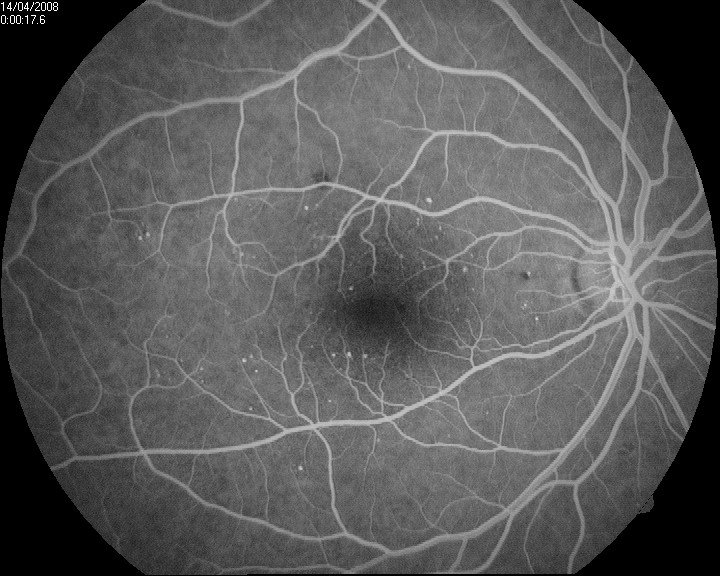
#> input picture case_raw/1.jpg, 720 x 576 px
$ python fractal-dimension.py ../case_raw/1.jpg   (older library calls are emulated)
#> lines starting #> are read from the running program, lines starting #| are printed output that depends on the picture; after the words box and inside, x2 and y2 are one past the last pixel; in counts of white or black regions, pixels touching at a corner belong together; long printed decimals are rounded
#!/usr/bin/env python3
# -*- coding: utf-8 -*-

# -----------------------------------------------------------------------------
# From https://en.wikipedia.org/wiki/Minkowski–Bouligand_dimension:
#
# In fractal geometry, the Minkowski–Bouligand dimension, also known as
# Minkowski dimension or box-counting dimension, is a way of determining the
# fractal dimension of a set S in a Euclidean space Rn, or more generally in a
# metric space (X, d).
# -----------------------------------------------------------------------------
import scipy.misc
import numpy as np
import sys

def fractal_dimension(Z, threshold=0.9):

    # Only for 2d image
#> called with threshold = 0.9
    assert(len(Z.shape) == 2)

    def boxcount(Z, k):
        S = np.add.reduceat(
            np.add.reduceat(Z, np.arange(0, Z.shape[0], k), axis=0),
                               np.arange(0, Z.shape[1], k), axis=1)
        return np.count_nonzero(S)

    # Transform Z into a binary array
    Z = (Z < threshold)
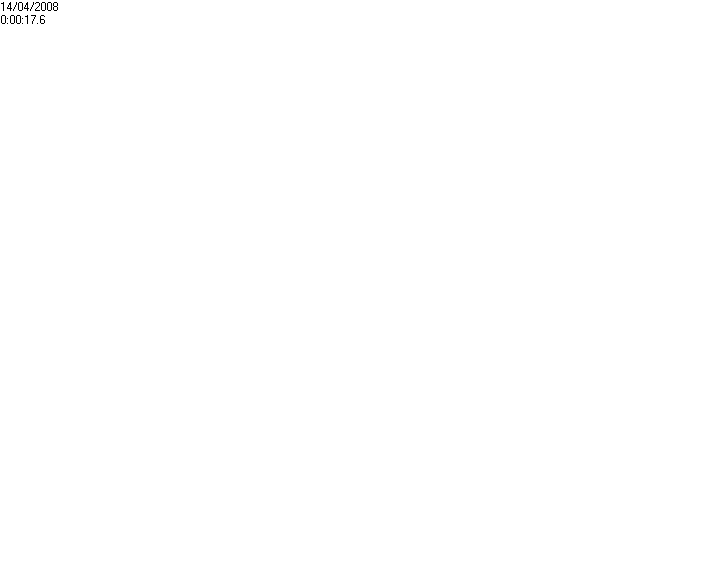
#> Z: shape (576, 720) bool; 99.9% white; black in thin lines or dots, all inside (x1, y1, x2, y2) = (1, 2, 58, 24)

    # Minimal dimension of image
    p = min(Z.shape)
#> p = 576

    # Greatest power of 2 less than or equal to p
    n = 2**np.floor(np.log(p)/np.log(2))
#> n = 512

    # Extract the exponent
    n = int(np.log(n)/np.log(2))
#> n = 9

    # Build successive box sizes (from 2**n down to 2**0)
    sizes = 2**np.arange(n, 0, -1)
#> sizes = [512, 256, 128, 64, 32, 16, 8, 4, 2]

    # Actual box counting with decreasing size
    counts = []
    for size in sizes:
        counts.append(boxcount(Z, size))
#> this loop made 9 passes
#> S in boxcount on pass 1: [[261873, 106496], [32768, 13312]]
#> after the loop, counts = [4, 9, 30, 108, 414, 1620, 6480, 25920, 103680]

    # Fit
    coeffs = np.polyfit(np.log(sizes), np.log(counts), 1)
#> coeffs = [-1.88, 12.68]
    return -coeffs[0]

# See https://en.wikipedia.org/wiki/Sierpinski_triangle to get one image
I = scipy.misc.imread(sys.argv[1])/256.0
print(fractal_dimension(I))
#| 1.876
